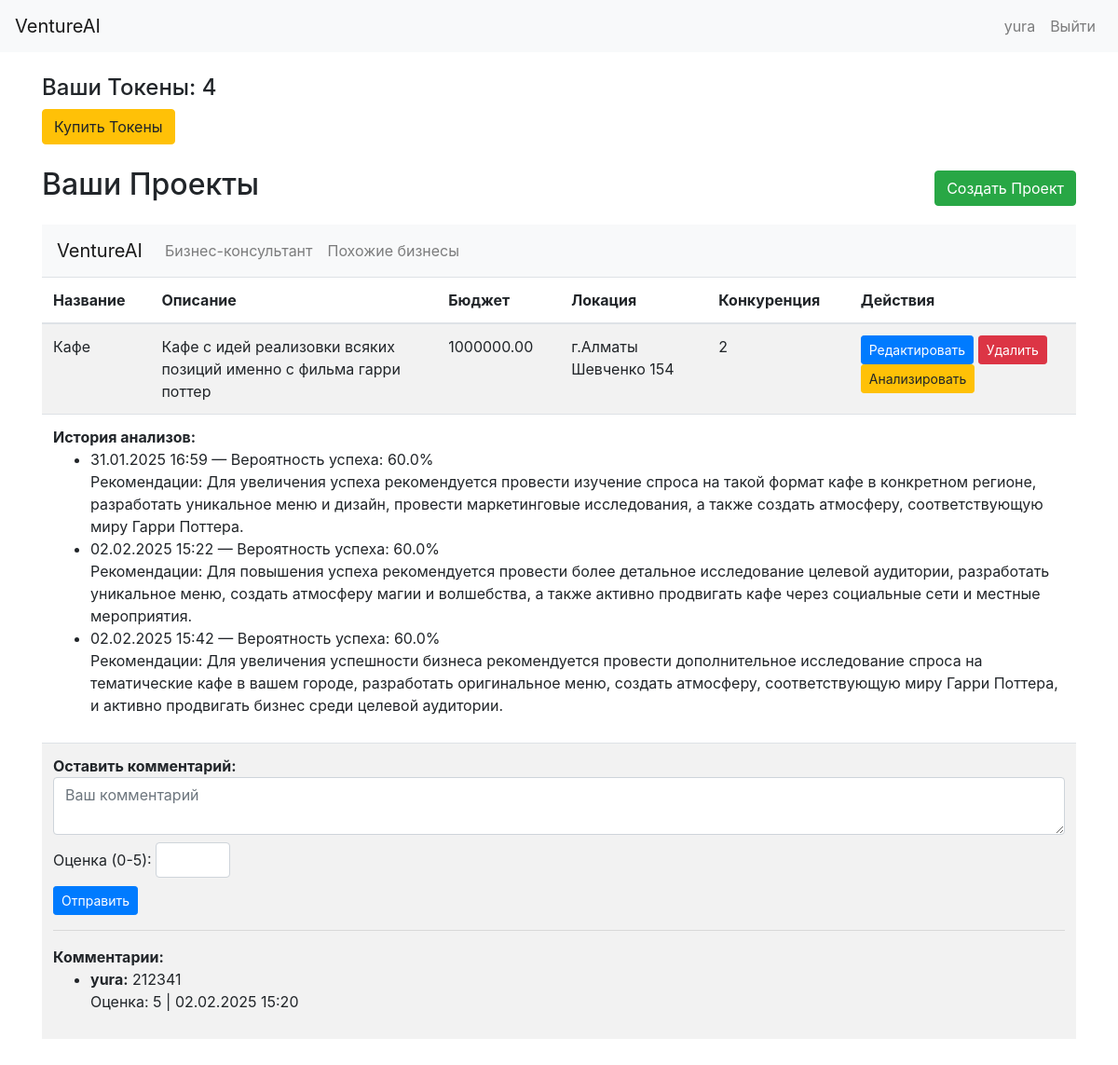
/ (signed in), run on the app's committed database.
### core/models.py (models this page shows, shortened)
class User(AbstractUser):
    email = models.EmailField(unique=True)
    tokens = models.IntegerField(default=3)  # Начальное количество токенов
    USERNAME_FIELD = 'email'
    REQUIRED_FIELDS = ['username']

class BusinessProject(models.Model):
    user = models.ForeignKey(User, on_delete=models.CASCADE, related_name='projects')
    name = models.CharField(max_length=255)
    description = models.TextField()
    budget = models.DecimalField(max_digits=12, decimal_places=2)
    location = models.CharField(max_length=255)
    competition_level = models.IntegerField(choices=[(i, i) for i in range(1, 6)])  # Правильное имя поля
    created_at = models.DateTimeField(default=timezone.now)

class ProjectAnalysis(models.Model):
    project = models.ForeignKey(BusinessProject, on_delete=models.CASCADE, related_name='analyses')
    success_probability = models.FloatField()
    recommendations = models.TextField()
    analyzed_at = models.DateTimeField(default=timezone.now)

class ProjectComment(models.Model):
    project = models.ForeignKey(BusinessProject, on_delete=models.CASCADE, related_name='comments')
    user = models.ForeignKey(User, on_delete=models.CASCADE)
    comment = models.TextField()
    rating = models.PositiveSmallIntegerField(default=0)  # Например, оценка от 0 до 5
    created_at = models.DateTimeField(default=timezone.now)

### core/views.py (the view)
# urls.py: path('', views.dashboard, name='dashboard'),
@login_required
def dashboard(request):
    projects = BusinessProject.objects.filter(user=request.user)
    return render(request, 'core/dashboard.html', {'projects': projects})

### core/templates/core/dashboard.html (shortened to what this page needs)
{% extends 'core/base.html' %}
{% load crispy_forms_tags %}
{% block content %}
<div class="mb-4">
    <h4>Ваши Токены: {{ user.tokens }}</h4>
    <a href="{% url 'core:buy_tokens' %}" class="btn btn-warning">Купить Токены</a>
</div>
<div class="d-flex justify-content-between align-items-center mb-3">
    <h2>Ваши Проекты</h2>
    <a href="{% url 'core:project_create' %}" class="btn btn-success">Создать Проект</a>
</div>
<table class="table table-striped">
    <thead>
        <tr>
            <th>Название</th>
            <th>Описание</th>
            <th>Бюджет</th>
            <th>Локация</th>
            <th>Конкуренция</th>
            <th>Действия</th>
        </tr>
    </thead>
    <tbody>
        {% for project in projects %}
        <tr>
            <td>{{ project.name }}</td>
            <td>{{ project.description }}</td>
            <td>{{ project.budget }}</td>
            <td>{{ project.location }}</td>
            <td>{{ project.competition_level }}</td>
            <td>
                <a href="{% url 'core:project_update' pk=project.pk %}" class="btn btn-primary btn-sm">Редактировать</a>
                <a href="{% url 'core:project_delete' pk=project.pk %}" class="btn btn-danger btn-sm">Удалить</a>
                <a href="{% url 'core:project_analyze' pk=project.pk %}" class="btn btn-warning btn-sm">Анализировать</a>
            </td>
        </tr>
<nav class="navbar navbar-expand-lg navbar-light bg-light">
    <a class="navbar-brand" href="{% url 'core:dashboard' %}">VentureAI</a>
    <div class="collapse navbar-collapse" id="navbarNav">
        <ul class="navbar-nav ms-auto">
            {% if user.is_authenticated %}
                <li class="nav-item"><a class="nav-link" href="{% url 'core:business_advice' %}">Бизнес-консультант</a></li>
                <li class="nav-item"><a class="nav-link" href="{% url 'core:similar_businesses' %}">Похожие бизнесы</a></li>
            {% endif %}
        </ul>
    </div>
</nav>
    <td colspan="6">
        <strong>История анализов:</strong>
        {% if project.analyses.all %}
            <ul>
                {% for analysis in project.analyses.all %}
                    <li>
                        {{ analysis.analyzed_at|date:"d.m.Y H:i" }} — Вероятность успеха: {{ analysis.success_probability }}%<br>
                        Рекомендации: {{ analysis.recommendations }}
                    </li>
                {% endfor %}
            </ul>
        {% else %}
            Нет проведённых анализов.
        {% endif %}
    </td>
<tr>
    <td colspan="6">
        <strong>Оставить комментарий:</strong>
        <form action="{% url 'core:add_comment' pk=project.pk %}" method="post">
            <div class="mb-2">
                <textarea name="comment" class="form-control" rows="2" placeholder="Ваш комментарий"></textarea>
            </div>
            <div class="mb-2">
                <label for="rating_{{ project.pk }}">Оценка (0-5): </label>
                <input type="number" id="rating_{{ project.pk }}" name="rating" min="0" max="5" class="form-control" style="width: 80px; display: inline-block;">
            </div>
            <button type="submit" class="btn btn-sm btn-primary">Отправить</button>
        </form>
        <hr>
        <strong>Комментарии:</strong>
        {% if project.comments.all %}
            <ul>
                {% for comment in project.comments.all %}
                    <li>
                        <strong>{{ comment.user.username }}:</strong> {{ comment.comment }}<br>
                        Оценка: {{ comment.rating }} | {{ comment.created_at|date:"d.m.Y H:i" }}
                    </li>
                {% endfor %}
            </ul>
        {% else %}
            Нет комментариев.
        {% endif %}
    </td>
</tr>
        {% endfor %}
    </tbody>
</table>
{% endblock %}

### core/templates/core/base.html (shortened to what this page needs)
<!DOCTYPE html>
<html lang="ru">
<head>
    <link rel="stylesheet" href="https://stackpath.bootstrapcdn.com/bootstrap/4.5.2/css/bootstrap.min.css">
    {% load static %}
    <link rel="stylesheet" href="{% static 'css/styles.css' %}">
</head>
<body>
    <nav class="navbar navbar-expand-lg navbar-light bg-light">
        <a class="navbar-brand" href="{% url 'core:dashboard' %}">VentureAI</a>
        <div class="collapse navbar-collapse">
            <ul class="navbar-nav ml-auto">
                {% if user.is_authenticated %}
                <li class="nav-item">
                    <a class="nav-link" href="#">{{ user.username }}</a>
                </li>
                <li class="nav-item">
                    <a class="nav-link" href="{% url 'core:logout' %}">Выйти</a>
                </li>
                {% endif %}
            </ul>
        </div>
    </nav>
    <div class="container mt-4">
        {% block content %}
        {% endblock %}
    </div>
<div aria-live="polite" aria-atomic="true" class="position-relative">
  <div class="toast-container position-absolute top-0 end-0 p-3">
  </div>
</div>
</body>
</html>

### data on the page
User: username "yura", tokens "4"
BusinessProject: name "Кафе", description "Кафе с идей реализовки всяких позиций именно с фильма гарри поттер", budget "1000000.00", location "г.Алматы Шевченко 154", competition_level "2"
ProjectAnalysis: analyzed_at "31.01.2025 16:59", success_probability "60.0", recommendations "Для увеличения успеха рекомендуется провести изучение спроса на такой формат кафе в конкретном регионе, разработать уникальное меню и дизайн, провести маркетинговые исследования, а также создать атмосферу, соответствующую миру Гарри Поттера."
ProjectAnalysis: analyzed_at "02.02.2025 15:22", success_probability "60.0", recommendations "Для повышения успеха рекомендуется провести более детальное исследование целевой аудитории, разработать уникальное меню, создать атмосферу магии и волшебства, а также активно продвигать кафе через социальные сети и местные мероприятия."
ProjectAnalysis: analyzed_at "02.02.2025 15:42", success_probability "60.0", recommendations "Для увеличения успешности бизнеса рекомендуется провести дополнительное исследование спроса на тематические кафе в вашем городе, разработать оригинальное меню, создать атмосферу, соответствующую миру Гарри Поттера, и активно продвигать бизнес среди целевой аудитории."
ProjectComment: user.username "yura", comment "212341", rating "5", created_at "02.02.2025 15:20"
